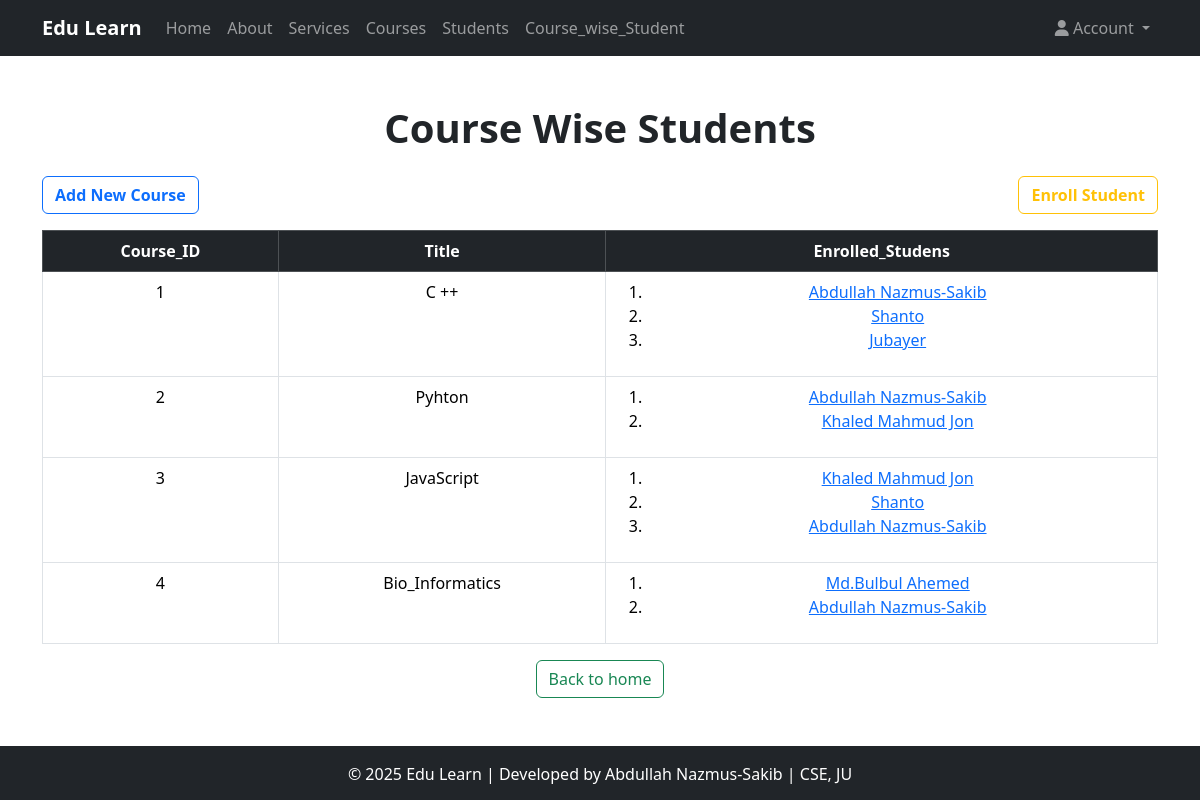
/Course_wise_Student/ (signed in), run on an earlier commit of the app's database.
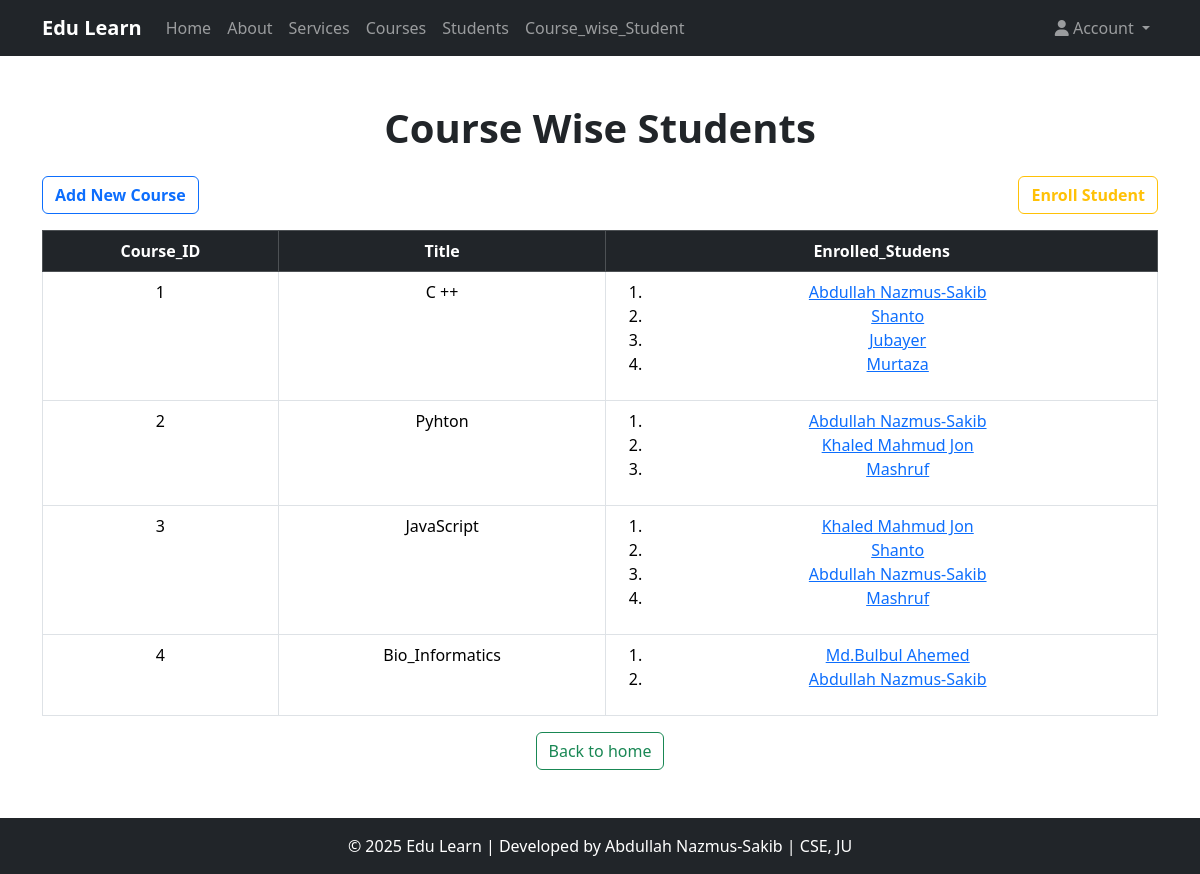
And on a later commit of the database.
### Course_app/models.py (models this page shows, shortened)
class Course(models.Model):
    title = models.CharField(max_length=25)
    descriptions = models.TextField()
    durations = models.IntegerField(help_text="Durations in hours")
    thumbnail = models.ImageField(upload_to="courses_thumbnail/", null=True, blank=True)

class Student(models.Model):
    name = models.CharField(max_length=30)
    roll = models.IntegerField()
    email = models.EmailField(max_length=60,unique=True)
    enrolled_courses = models.ManyToManyField(Course, related_name="students")  # ✅ Changed related_name to plural

### Course_app/views.py (the view)
# urls.py: path('Course_wise_Student/',views.Course_wise_Student,name='Course_wise_Student'),
@login_required(login_url='login_user')
def Course_wise_Student(request):
    courses = Course.objects.all()
    context = {
        'courses':courses
    }
    return render(request,"Course_app/Course_wise_Student.html",context)

### templates/Course_app/Course_wise_Student.html (shortened to what this page needs)
{% extends 'Course_app/base.html' %}
{% block content %}
<div class="text-center mb-4">
    <h1 class="fw-bold">Course Wise Students</h1>
</div>
<div class="d-flex justify-content-between">
    <a href="{% url 'create_course' %}" class="btn btn-outline-primary fw-bold mb-3">Add New Course</a>
    <a href="{% url 'Enroll_student' %}" class="btn btn-outline-warning fw-bold mb-3">Enroll Student</a>
</div>
<table class="table table-bordered table-hover text-center">
    <thead class="table-dark">
        <tr>
            <th>Course_ID</th>
            <th>Title</th>
            <th>Enrolled_Studens</th>
        </tr>
    </thead>
    <tbody>
        {% for course in courses %}
        <tr>
            <td>{{ forloop.counter }}</td>
            <td>{{ course.title }}</td>
            <td>
                <ol>
                    {% for student in course.students.all %}
                    <li><a href="{% url 'individual_student_detail' student.id %}">{{student.name}}</a></li>
                    {% endfor %}
                </ol>
            </td>
        </tr>
        {% endfor %}
    </tbody>
</table>
<div class="d-flex justify-content-center">
    <a href="{% url 'course_list' %}" class="btn btn-outline-success ">Back to home</a>
</div>
{% endblock content %}

What changed in the data, as far as the page shows it:
added Student: name "Murtaza", shown under Course (number 1 of 4 on the later page)
added Student: name "Mashruf"
